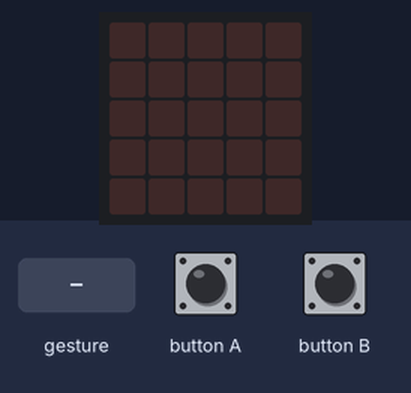
A program run on a simulated BBC micro:bit (MakeCode). Parts: the board's 5×5 LED display. The inputs (shaded band) are chosen by the test bench. Random numbers come from a fixed seed; a tilt is held for 1.5 s and a shake lasts 1 s, then the board lies face up again.

Above: at 1.2 s.
1.3 s: gesture 'shake'
At 2.6 s:
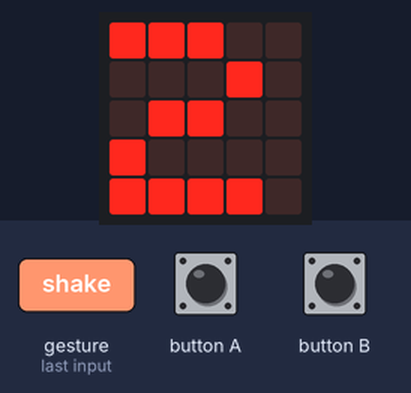
3.0 s: button A pressed for 0.15 s
At 3.6 s:
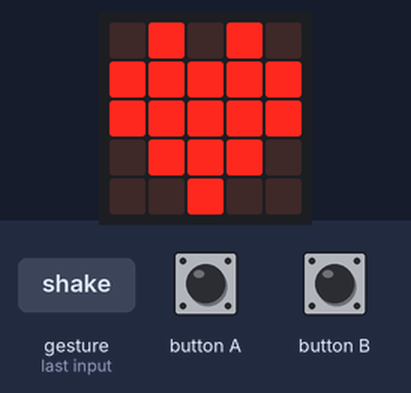
Timing chart, 0 to 6.0 s (numbered marks = the images above; inputs shaded):
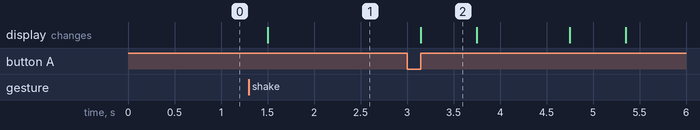

Measured:
- after the input at 1.3 s, the display: changes after 0.20 s (image 1)
- after the input at 3.0 s, the display: changes after 0.15 s (image 2)
- what the display in image 2 shows lasts 0.6 s, from 3.2 s to 3.8 s

The program:

main.ts
```typescript
let numero = 0
input.onButtonPressed(Button.A, function () {
    for (let index = 0; index < numero; index++) {
        basic.showIcon(IconNames.Heart)
        basic.clearScreen()
        basic.pause(1000)
    }
})
input.onGesture(Gesture.Shake, function () {
    numero = randint(1, 6)
    basic.showNumber(numero)
})
input.onButtonPressed(Button.B, function () {
    for (let indice = 0; indice <= numero; indice++) {
        for (let index = 0; index < numero; index++) {

        }
    }
})
```

test.ts
```typescript
// aquí va el archivo "tests"; esto no se compilará cuando este paquete se utilice como una extensión.
```
